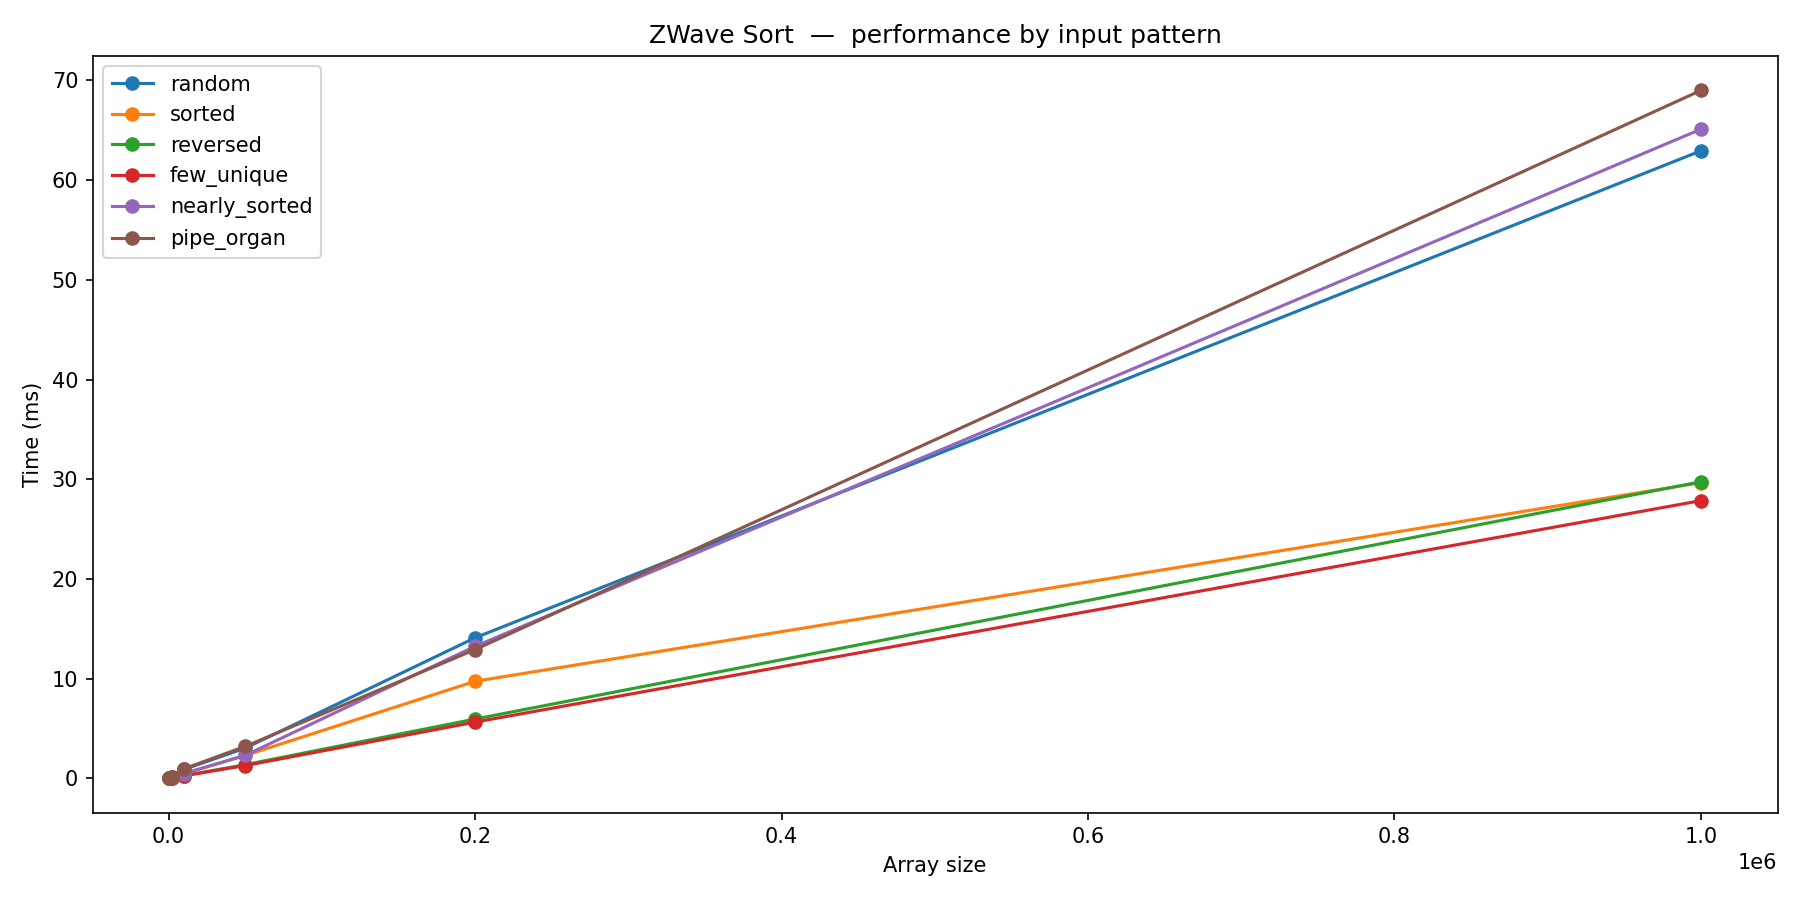

Generate this figure with Python:
"""
ZWave Sort — Benchmarks, correctness tests, and stats report.
Run from the ZSort root: python benchmark/benchmark.py

Produces:
  - benchmark.png    — performance curves per input pattern
  - comparison.png   — bar chart of all algorithms at n=200,000
  - patterns_all.png — grouped bar chart across all patterns
  - stats.txt        — full report for external comparison
"""

import os
import sys
import time
import random
import platform
import datetime

import numpy as np
import matplotlib.pyplot as plt
from numba import jit, prange

sys.path.insert(0, os.path.join(os.path.dirname(__file__), ".."))
from zsort import sort as zwavesort

try:
    import psutil
    _RAM = f"{psutil.virtual_memory().available / 1e9:.1f} GB available"
except ImportError:
    _RAM = "unknown (psutil not installed)"

try:
    import numba
    _NUMBA = numba.__version__
except ImportError:
    _NUMBA = "not installed"


SIZES        = [500, 2_000, 10_000, 50_000, 200_000, 1_000_000]
PATTERNS     = ["random", "sorted", "reversed", "few_unique", "nearly_sorted", "pipe_organ"]
RUNS         = 3
COMPARE_N    = 200_000
COMPARE_RUNS = 5
VERIFY_N     = 10_000
STATS_FILE   = os.path.join(os.path.dirname(__file__), "stats.txt")


def numpy_quicksort(data):
    return np.sort(np.asarray(data, dtype=np.int64), kind="quicksort")

def numpy_mergesort(data):
    return np.sort(np.asarray(data, dtype=np.int64), kind="mergesort")

def numpy_heapsort(data):
    return np.sort(np.asarray(data, dtype=np.int64), kind="heapsort")

def numpy_stable(data):
    return np.sort(np.asarray(data, dtype=np.int64), kind="stable")

def python_sorted(data):
    return sorted(data)


@jit(nopython=True, fastmath=True, cache=True)
def _qsort(arr, lo, hi):
    while lo < hi:
        pivot = arr[(lo + hi) >> 1]
        i, j = lo, hi
        while i <= j:
            while arr[i] < pivot: i += 1
            while arr[j] > pivot: j -= 1
            if i <= j:
                arr[i], arr[j] = arr[j], arr[i]
                i += 1
                j -= 1
        if j - lo < hi - i:
            _qsort(arr, lo, j)
            lo = i
        else:
            _qsort(arr, i, hi)
            hi = j

def numba_quicksort(data):
    arr = np.asarray(data, dtype=np.int64).copy()
    _qsort(arr, 0, len(arr) - 1)
    return arr


@jit(nopython=True, fastmath=True, cache=True)
def _radix_sort(arr):
    n   = len(arr)
    out = np.empty(n, dtype=np.int64)
    tmp = arr.copy()
    for i in range(n):
        tmp[i] = arr[i] ^ np.int64(-9223372036854775808)
    for shift in range(0, 64, 8):
        counts = np.zeros(256, dtype=np.int64)
        for i in range(n):
            counts[(tmp[i] >> shift) & 0xFF] += 1
        prefix = np.zeros(256, dtype=np.int64)
        for i in range(1, 256):
            prefix[i] = prefix[i - 1] + counts[i - 1]
        for i in range(n):
            b = int((tmp[i] >> shift) & 0xFF)
            out[prefix[b]] = tmp[i]
            prefix[b] += 1
        tmp, out = out, tmp
    for i in range(n):
        tmp[i] = tmp[i] ^ np.int64(-9223372036854775808)
    return tmp

def numba_radixsort(data):
    arr = np.asarray(data, dtype=np.int64).copy()
    return _radix_sort(arr)


COMPETITORS = {
    "ZWave Sort"       : zwavesort,
    "numpy quicksort"  : numpy_quicksort,
    "numpy mergesort"  : numpy_mergesort,
    "numpy heapsort"   : numpy_heapsort,
    "numpy stable"     : numpy_stable,
    "Numba quicksort"  : numba_quicksort,
    "Numba radix sort" : numba_radixsort,
    "Python sorted()"  : python_sorted,
}


def make(n, pattern):
    if pattern == "random":
        return random.sample(range(n * 10), n)
    if pattern == "sorted":
        return list(range(n))
    if pattern == "reversed":
        return list(range(n, 0, -1))
    if pattern == "few_unique":
        return [random.randint(0, 9) for _ in range(n)]
    if pattern == "nearly_sorted":
        arr = list(range(n))
        for _ in range(max(1, n // 20)):
            i, j = random.randrange(n), random.randrange(n)
            arr[i], arr[j] = arr[j], arr[i]
        return arr
    if pattern == "pipe_organ":
        half = n // 2
        return list(range(half)) + list(range(half, 0, -1))
    raise ValueError(f"Unknown pattern: {pattern}")


def _time_fn(fn, data, runs):
    best = float("inf")
    for _ in range(runs):
        d  = list(data)
        t0 = time.perf_counter()
        fn(d)
        best = min(best, time.perf_counter() - t0)
    return best


def verify(n=VERIFY_N):
    results = {}
    print(f"Correctness  (n={n:,})")
    print("─" * 36)
    for p in PATTERNS:
        data   = make(n, p)
        result = zwavesort(data)
        ok     = list(result) == sorted(data)
        results[p] = ok
        print(f"  {p:<16}  {'PASS' if ok else '!! FAIL !!'}")
    print()
    return results


def benchmark_zwavesort(sizes=SIZES, patterns=PATTERNS, runs=RUNS):
    results = {p: [] for p in patterns}
    print(f"ZWave Sort performance  (best of {runs} runs)")
    print("─" * 52)
    for p in patterns:
        print(f"  {p}")
        for n in sizes:
            data = make(n, p)
            t    = _time_fn(zwavesort, data, runs)
            results[p].append(t)
            print(f"    n={n:>9,}   {t * 1_000:8.3f} ms   "
                  f"({n / t / 1e6:.2f} M el/s)")
        print()
    return results


def benchmark_comparison(n=COMPARE_N, runs=COMPARE_RUNS):
    data  = make(n, "random")
    times = {}

    print(f"Extended Comparison  n={n:,}  pattern=random  (best of {runs})")
    print("─" * 62)

    for name, fn in COMPETITORS.items():
        t = _time_fn(fn, data, runs)
        times[name] = t

    t_zwv = times["ZWave Sort"]
    for name, t in times.items():
        rel = ("baseline" if name == "ZWave Sort"
               else f"{t / t_zwv:.2f}x slower" if t > t_zwv
               else f"{t_zwv / t:.2f}x faster than ZWave")
        print(f"  {name:<22}  {t * 1_000:8.3f} ms   {t / t_zwv * 100:6.1f}%   {rel}")
    print()
    return times


def benchmark_patterns_all(n=COMPARE_N, runs=3):
    results = {name: {} for name in COMPETITORS}
    print(f"All-pattern comparison  n={n:,}  (best of {runs})")
    print("─" * 62)
    for p in PATTERNS:
        print(f"  Pattern: {p}")
        data = make(n, p)
        for name, fn in COMPETITORS.items():
            t = _time_fn(fn, data, runs)
            results[name][p] = t
            print(f"    {name:<22}  {t * 1_000:8.3f} ms")
        print()
    return results


def plot_zwave(sizes, results, out="benchmark.png"):
    fig, ax = plt.subplots(figsize=(12, 6))
    for pattern, times in results.items():
        ax.plot(sizes, [t * 1_000 for t in times], marker="o", label=pattern)
    ax.set_xlabel("Array size")
    ax.set_ylabel("Time (ms)")
    ax.set_title("ZWave Sort  —  performance by input pattern")
    ax.legend()
    fig.tight_layout()
    fig.savefig(out, dpi=150)
    print(f"Plot saved → {out}\n")
    plt.show()


def plot_comparison(compare_times, n=COMPARE_N, out="comparison.png"):
    names  = list(compare_times.keys())
    times  = [compare_times[n_] * 1_000 for n_ in names]
    order  = sorted(range(len(times)), key=lambda i: times[i])
    names  = [names[i] for i in order]
    times  = [times[i] for i in order]

    colors = ["#2ecc71" if n == "ZWave Sort" else "#3498db" for n in names]

    fig, ax = plt.subplots(figsize=(10, 6))
    bars = ax.barh(names, times, color=colors)
    ax.bar_label(bars, fmt="%.2f ms", padding=4, fontsize=9)
    ax.set_xlabel("Time (ms)  — lower is better")
    ax.set_title(f"Sorting Algorithm Comparison  —  random data, n={n:,}")
    ax.invert_yaxis()
    fig.tight_layout()
    fig.savefig(out, dpi=150)
    print(f"Comparison plot saved → {out}\n")
    plt.show()


def plot_patterns_all(pattern_results, n=COMPARE_N, out="patterns_all.png"):
    algs     = list(pattern_results.keys())
    patterns = PATTERNS
    x        = np.arange(len(patterns))
    width    = 0.8 / len(algs)

    fig, ax = plt.subplots(figsize=(14, 6))
    for i, alg in enumerate(algs):
        vals = [pattern_results[alg][p] * 1_000 for p in patterns]
        ax.bar(x + i * width, vals, width, label=alg)

    ax.set_xticks(x + width * (len(algs) - 1) / 2)
    ax.set_xticklabels(patterns, rotation=15, ha="right")
    ax.set_ylabel("Time (ms)  — lower is better")
    ax.set_title(f"All Algorithms × All Patterns  —  n={n:,}")
    ax.legend(fontsize=8)
    fig.tight_layout()
    fig.savefig(out, dpi=150)
    print(f"Patterns plot saved → {out}\n")
    plt.show()


def _col_w(sizes):
    return max(9, max(len(f"{n:,}") + 2 for n in sizes))


def write_stats(correctness, zwave_results, compare_times, pattern_results,
                sizes=SIZES, patterns=PATTERNS, runs=RUNS,
                compare_n=COMPARE_N, path=STATS_FILE):

    now = datetime.datetime.now().strftime("%Y-%m-%d %H:%M:%S")
    cw  = _col_w(sizes)

    def _header(title):
        return "\n" + "=" * 80 + f"\n  {title}\n" + "=" * 80

    def _divider():
        return "─" * 80

    lines = []

    lines += [
        "=" * 80,
        "  ZWave Sort — Benchmark Report",
        f"  Generated : {now}",
        "=" * 80,
        "",
        "  SYSTEM",
        f"    OS           : {platform.system()} {platform.release()}",
        f"    CPU cores    : {os.cpu_count()}",
        f"    RAM          : {_RAM}",
        f"    Python       : {sys.version.split()[0]}",
        f"    NumPy        : {np.__version__}",
        f"    Numba        : {_NUMBA}",
    ]

    lines += [_header(f"CORRECTNESS  (n = {VERIFY_N:,})")]
    for p, ok in correctness.items():
        lines.append(f"  {p:<20}  {'PASS' if ok else '!! FAIL !!'}")

    lines += [_header(f"ZWAVESORT PERFORMANCE  (ms, best of {runs} runs)")]
    header = f"  {'Pattern':<18}" + "".join(f"{n:>{cw},}" for n in sizes)
    lines.append(header)
    lines.append("  " + _divider()[:len(header) - 2])
    for p in patterns:
        row = f"  {p:<18}"
        for t in zwave_results[p]:
            row += f"{t * 1_000:>{cw}.3f}"
        lines.append(row)

    lines += [_header("THROUGHPUT  (million elements / second)")]
    lines.append(header)
    lines.append("  " + _divider()[:len(header) - 2])
    for p in patterns:
        row = f"  {p:<18}"
        for n, t in zip(sizes, zwave_results[p]):
            row += f"{n / t / 1e6:>{cw}.2f}"
        lines.append(row)

    lines += [_header("ZWAVESORT RAW TIMES  (seconds, for external comparison)")]
    lines.append(header)
    lines.append("  " + _divider()[:len(header) - 2])
    for p in patterns:
        row = f"  {p:<18}"
        for t in zwave_results[p]:
            row += f"{t:>{cw}.6f}"
        lines.append(row)

    t_zwv = compare_times["ZWave Sort"]
    lines += [
        _header(f"EXTENDED COMPARISON  (random data, n = {compare_n:,}, best of {COMPARE_RUNS} runs)"),
        f"  {'Algorithm':<24} {'Time (ms)':>10}   {'vs ZWave':>8}   Notes",
        "  " + _divider()[:76],
    ]
    for name, t in compare_times.items():
        rel = ("baseline" if name == "ZWave Sort"
               else f"{t / t_zwv:.2f}x slower" if t > t_zwv
               else f"{t_zwv / t:.2f}x faster than ZWave")
        lines.append(
            f"  {name:<24} {t * 1_000:>10.3f}   {t / t_zwv * 100:>7.2f}%   {rel}"
        )

    lines += [
        _header(f"ALL-PATTERN COMPARISON  (ms, n = {compare_n:,})"),
        f"  {'Algorithm':<24}" + "".join(f"  {p[:12]:>14}" for p in patterns),
        "  " + _divider(),
    ]
    for name in pattern_results:
        row = f"  {name:<24}"
        for p in patterns:
            row += f"  {pattern_results[name][p] * 1_000:>14.3f}"
        lines.append(row)

    best_p  = min(patterns, key=lambda p: zwave_results[p][-1])
    worst_p = max(patterns, key=lambda p: zwave_results[p][-1])
    best_t  = zwave_results[best_p][-1]
    worst_t = zwave_results[worst_p][-1]

    lines += [
        _header("SUMMARY"),
        f"  Tested patterns    : {', '.join(patterns)}",
        f"  Fastest pattern    : {best_p}  ({best_t * 1_000:.3f} ms at n={sizes[-1]:,})",
        f"  Slowest pattern    : {worst_p}  ({worst_t * 1_000:.3f} ms at n={sizes[-1]:,})",
        f"  Speedup range      : {worst_t / best_t:.1f}x  (best vs worst at n={sizes[-1]:,})",
        "",
        "  How to use these numbers for external comparison:",
        "    - Use the 'RAW TIMES' section (seconds) to compare against any",
        "      other algorithm on the same machine with the same input sizes.",
        "    - The 'few_unique' and 'sorted'/'reversed' times reflect O(n)",
        "      fast-exit paths, not the ZWave core algorithm.",
        "    - For a fair apples-to-apples comparison use the 'random' row.",
        "",
        "=" * 80,
    ]

    text = "\n".join(lines)
    with open(path, "w", encoding="utf-8") as f:
        f.write(text)
    print(f"Stats saved → {path}\n")
    return text


if __name__ == "__main__":
    out_dir = os.path.dirname(os.path.abspath(__file__))

    print("Warming up JIT...")
    _warm  = list(range(1_000))
    _warm2 = random.sample(range(10_000), 1_000)
    zwavesort(_warm)
    zwavesort(_warm2)
    numba_quicksort(_warm)
    numba_radixsort(_warm)
    print("Done.\n")

    correctness = verify()
    if not all(correctness.values()):
        print("Correctness check failed — aborting.")
        raise SystemExit(1)

    zwave_results   = benchmark_zwavesort()
    compare_times   = benchmark_comparison()
    pattern_results = benchmark_patterns_all()

    stats_text = write_stats(correctness, zwave_results, compare_times, pattern_results)
    print(stats_text)

    plot_zwave(SIZES, zwave_results, out=os.path.join(out_dir, "benchmark.png"))
    plot_comparison(compare_times,   out=os.path.join(out_dir, "comparison.png"))
    plot_patterns_all(pattern_results, out=os.path.join(out_dir, "patterns_all.png"))
